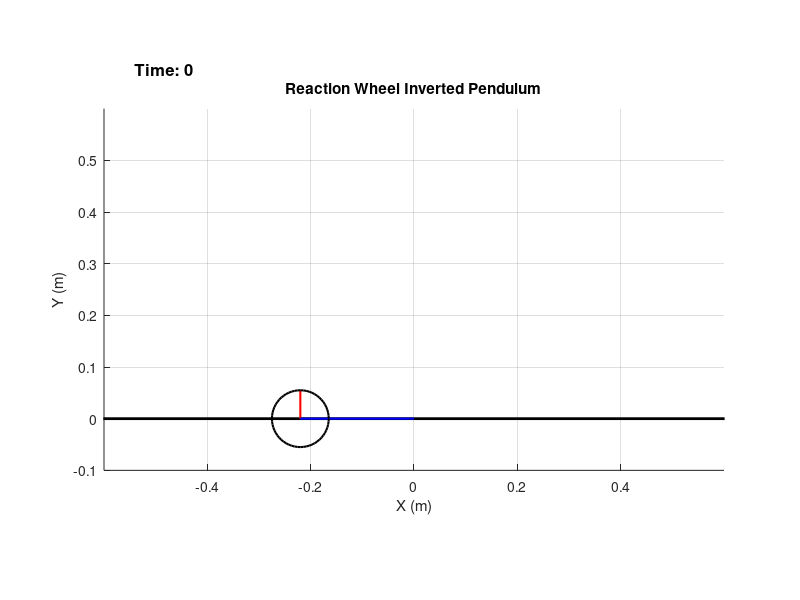

Here is the MATLAB script that generated this plot: (Note: this script raises an error after producing the figure.)
%% main

%% Parameters
clc;
clear all;

Mw = 0.55;
Mp = 0.14;
Jw = 4.36*10^(-3);
Jp = 0.69*10^(-3);
L = 0.22;
Lp = 0.11;
g = 9.81;
r = 0.11/2;

% Aux Variables
a = (Mp*Lp + Mw*L)*g;
b = Mp*Lp^2 + Mw*L^2 + Jp;

%% Initial conditions
theta_0 = pi/2;
d_theta_0 = 0;
v_theta_0 = [theta_0, d_theta_0];

beta_0 = 0;
d_beta_0 = 0;
v_beta_0 = [beta_0, d_beta_0];

torque_in = 0;

theta_Q = 0;
beta_Q = 0;

%% Initialize Graphic
f1 = figure;
hold on;
grid on;

axis equal
xlabel('X (m)');
ylabel('Y (m)');
title('Reaction Wheel Inverted Pendulum')

% Initial positions
xw = -L*sin(theta_0); %wheel x center
yw = L*cos(theta_0); %wheel y center

xw_end = xw - r*sin(beta_0); %wheel x end
yw_end = yw + r*cos(beta_0); %wheel y end

pos_wheel = [xw-r, yw-r, r*2, r*2]; %[x y w h]

base = plot([-1, 1],[0, 0],'k','LineWidth',2); % base line

radious = plot([xw, xw_end],[yw, yw_end],'r','LineWidth',1.5); % Pendulum rod
pendulum = plot([0, xw],[0, yw],'b','LineWidth',1.5); % Pendulum rod
wheel = rectangle('Position',pos_wheel,'Curvature',[1 1], 'LineWidth',1.5);

axis equal
axis(gca,'equal');
xlim([-0.6 0.6]);
ylim([-0.1 0.6]);

text_handle = text(0.05, 0.95, 'Time: 0', 'Units', 'normalized', 'FontSize', 12, 'FontWeight', 'bold');

time_skip = 0.001;
time = 0;

%% Controllers discretization
% Compensator Parameters
k = 5.5;
z1 = 0.1;
p1 = 0.5;
z2 = 0.03;
p2 = 0.0093;

% PID Parameters
kp = -120.74 % -7.1649  % -59.025  % -59.025;
ki = 750.369 % 123.0725 % -8.38155 % -2.159;
kd = 20;

% Controller initial conditions
torque_prev = 0;
torque_prev_prev = 0;
error_prev = 0;
error_prev_prev = 0;

%% Main Loop
counter = 0;
while true
    % Time
    counter = counter + 1;
    time = time + time_skip;
    text = ['Time:', num2str(time)];

    % Update Variables
    [~, f_theta] = ode45(@(t,y) theta_model(t, y, a, b, torque_in), [0,time_skip], v_theta_0);
    [~, f_beta] = ode45(@(t,y) beta_model(t, y, Jw, torque_in),[0 time_skip], v_beta_0);
    
    v_theta = f_theta(end, :);
    v_beta = f_beta(end, :);
    theta = wrapToPi(v_theta(1));
    beta = wrapToPi(v_beta(1));
    
    % Update Controller Variables
    error = 0 - theta;  % Update actual error
    
    % PID Control Signal
    torque_in = kp*(error - error_prev) + ...
        ki*error*time_skip + ...
        kd*((error - 2*error_prev + error_prev_prev)/time_skip);
    
    
    % Add input perturbation
    if 2000 <= counter && counter < 2500
        torque_in = torque_in + input_perturbation(time);
    elseif counter >= 2500
        counter = 0;
    end

    % Lead Lag Compensator Control Signal
    % torque_in =  (k*(error - 2*error_prev + error_prev_prev) + ...
    %     k*time_skip*(z1+z2)*(error-error_prev) + ...
    %     error*k*z1*z2*(time_skip^2) + ...
    %     2*torque_prev - torque_prev_prev + ...
    %     time_skip*torque_prev_prev*(p1+p2)) / ...
    %     (p1*p2*(time_skip^2) + (p1+p2)*time_skip + 1);
    
    

    % limit max torque
    if torque_in < -1
        torque_in = -1;
    elseif torque_in > 1
        torque_in = 1;
    end
    % torque_in = max(min(torque_in, 1), -1);

    % Update Positions
    xw = -L*sin(theta); %wheel x center
    yw = L*cos(theta); %wheel y center
    
    xw_end = xw -  r*sin(beta); %wheel x end
    yw_end = yw + r*cos(beta); %wheel y end

    pos_wheel = [xw-r, yw-r, r*2, r*2]; %[x y w h]

    % Update initial conditions for next iteration
    v_theta_0 = v_theta;
    v_beta_0 = v_beta;

    % Draw graphics
    set(text_handle, 'String', text);
    set(pendulum,'XData',[0, xw],'YData',[0, yw]);
    set(radious,'XData',[xw, xw_end], 'YData', [yw, yw_end]);
    set(wheel, 'Position',pos_wheel,'Curvature',[1 1]);
    drawnow;

    % update previous errors and torque
    error_prev_prev = error_prev;
    error_prev = error;  % Update previous error
    torque_prev_prev = torque_prev;
    torque_prev = torque_in;  % Update previous torque

    pause(time_skip);
end

function v_theta = theta_model(~, y, a, b, torque_in)
    v_theta = zeros(2,1);  %initialize a 2x1 null-vector ([0,0])
    v_theta(1) = y(2);  %theta
    v_theta(2) = (-a*y(1) - torque_in)/b;  %ddtheta
end

function v_beta = beta_model(~, y, Jw, torque_in)
    v_beta = zeros(2,1);  %initialize a 2x1 null-vector ([0,0])
    v_beta(1) = y(2);  %theta
    v_beta(2) = torque_in/Jw;  %ddtheta
end

function perturbation = input_perturbation(time)
    % Example perturbation: sinusoidal disturbance
    amplitude = 100;
    frequency = 0.5; % 1 Hz
    perturbation = amplitude * sin(2 * pi * frequency * time);
    %perturbation = amplitude;
end